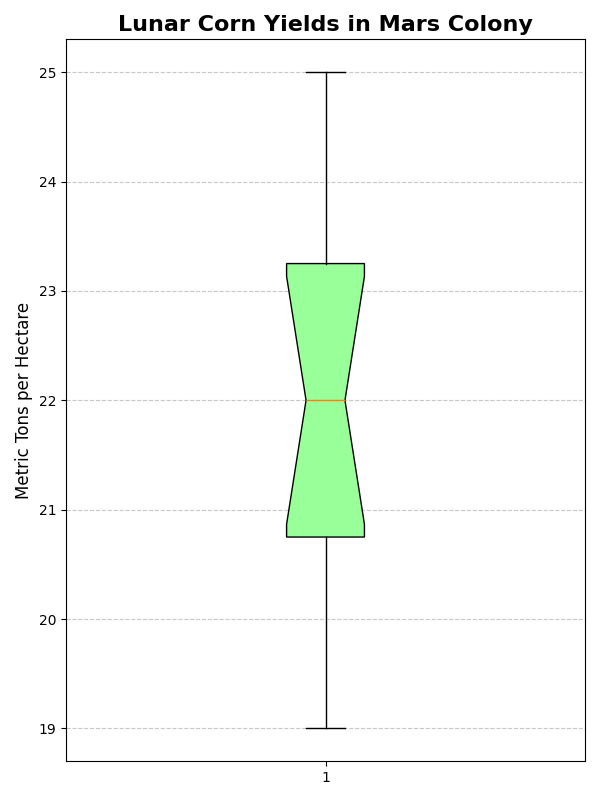

Write the Python code that produced this figure.
import matplotlib.pyplot as plt

mars_yields = [20, 23, 21, 19, 25, 22, 24, 23, 20, 22, 21, 24]

plt.figure(figsize=(6, 8))
box = plt.boxplot(mars_yields, vert=True, patch_artist=True, notch=True, whis=1.5)

# Customizing the appearance of the box with a shuffled color
colors = ['#FF9999', '#99FF99', '#9999FF']
selected_color = colors[1]  # Simulating a shuffled color by selecting a different index
for patch in box['boxes']:
    patch.set_facecolor(selected_color)

plt.title("Lunar Corn Yields in Mars Colony", fontsize=16, fontweight='bold')
plt.ylabel("Metric Tons per Hectare", fontsize=12)
plt.grid(axis='y', linestyle='--', alpha=0.7)

plt.tight_layout()
plt.show()
